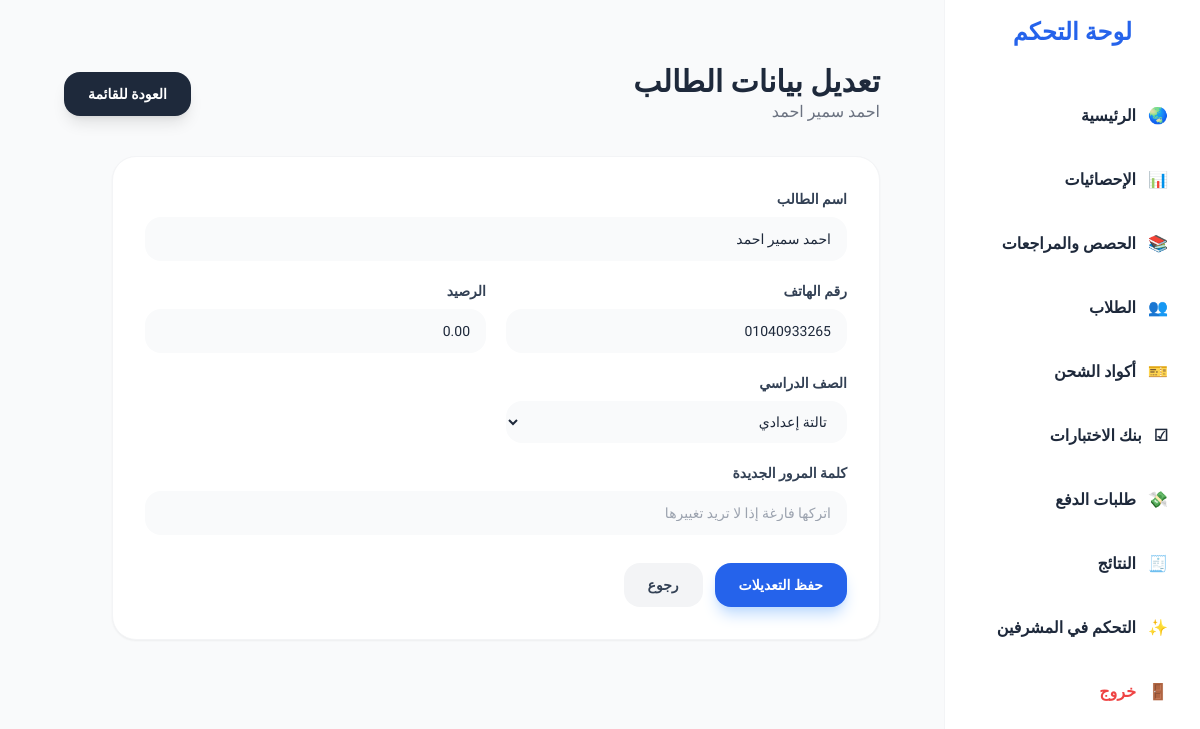
The page /admin/edit_student.php?id=113 (signed in) on the database its author committed.
### tables this page shows
CREATE TABLE `users` (
  `id` int(11) NOT NULL,
  `full_name` varchar(100) DEFAULT NULL,
  `phone` varchar(20) DEFAULT NULL,
  `password` varchar(255) DEFAULT NULL,
  `balance` decimal(10,2) DEFAULT 0.00,
  `role` enum('student','admin') DEFAULT 'student',
  `student_grade` int(11) DEFAULT 3,
  `avatar_url` varchar(255) DEFAULT NULL
);

### admin/edit_student.php (the view, shortened to what this page needs)
<?php
require_once 'header.php';
$id = (int) $_GET['id'];
$grades = [
    1 => 'أولى إعدادي',
    2 => 'تانية إعدادي',
    3 => 'تالتة إعدادي',
    4 => 'أولى ثانوي',
    5 => 'تانية ثانوي',
    6 => 'تالتة ثانوي'
];
$stmt = $pdo->prepare("SELECT * FROM users WHERE id = ? AND role = 'student' LIMIT 1");
$stmt->execute([$id]);
$student = $stmt->fetch(PDO::FETCH_ASSOC);
?>
<div class="flex-1 w-full max-w-full overflow-x-hidden p-4 md:p-8">
    <div class="mb-8 flex flex-col md:flex-row justify-between items-start md:items-center gap-4">
        <div>
            <h2 class="text-2xl md:text-3xl font-black text-slate-800 dark:text-white">تعديل بيانات الطالب</h2>
            <p class="text-gray-500 text-sm md:text-base">
                <?php echo htmlspecialchars($student['full_name']); ?>
            </p>
        </div>
        <a href="manage_students.php" class="bg-slate-800 hover:bg-slate-900 text-white px-6 py-3 rounded-2xl font-bold text-sm transition-all shadow-lg">
            العودة للقائمة
        </a>
    </div>
    <div class="bg-white dark:bg-slate-800 rounded-3xl shadow-sm border border-gray-100 dark:border-slate-700 p-6 md:p-8 max-w-3xl">
        <form method="POST" class="grid grid-cols-1 md:grid-cols-2 gap-5">
            <div class="md:col-span-2">
                <label class="block mb-2 text-sm font-bold text-slate-700 dark:text-slate-200">اسم الطالب</label>
                <input type="text" name="full_name"
                       value="<?php echo htmlspecialchars($student['full_name']); ?>"
                       class="w-full bg-gray-50 dark:bg-slate-900 border-none py-3 px-4 rounded-2xl text-sm focus:ring-2 focus:ring-blue-500 dark:text-white transition-all"
                       required>
            </div>
            <div>
                <label class="block mb-2 text-sm font-bold text-slate-700 dark:text-slate-200">رقم الهاتف</label>
                <input type="text" name="phone"
                       value="<?php echo htmlspecialchars($student['phone']); ?>"
                       class="w-full bg-gray-50 dark:bg-slate-900 border-none py-3 px-4 rounded-2xl text-sm focus:ring-2 focus:ring-blue-500 dark:text-white transition-all"
                       required>
            </div>
            <div>
                <label class="block mb-2 text-sm font-bold text-slate-700 dark:text-slate-200">الرصيد</label>
                <input type="number" step="0.01" name="balance"
                       value="<?php echo htmlspecialchars($student['balance']); ?>"
                       class="w-full bg-gray-50 dark:bg-slate-900 border-none py-3 px-4 rounded-2xl text-sm focus:ring-2 focus:ring-blue-500 dark:text-white transition-all"
                       required>
            </div>
            <div>
                <label class="block mb-2 text-sm font-bold text-slate-700 dark:text-slate-200">الصف الدراسي</label>
                <select name="student_grade"
                        class="w-full bg-gray-50 dark:bg-slate-900 border-none py-3 px-4 rounded-2xl text-sm focus:ring-2 focus:ring-blue-500 dark:text-white transition-all"
                        required>
                    <?php foreach ($grades as $val => $name): ?>
                        <option value="<?php echo $val; ?>" <?php echo ((int)$student['student_grade'] === $val) ? 'selected' : ''; ?>>
                            <?php echo $name; ?>
                        </option>
                    <?php endforeach; ?>
                </select>
            </div>
            <div class="md:col-span-2">
                <label class="block mb-2 text-sm font-bold text-slate-700 dark:text-slate-200">كلمة المرور الجديدة</label>
                <input type="password" name="password"
                       placeholder="اتركها فارغة إذا لا تريد تغييرها"
                       class="w-full bg-gray-50 dark:bg-slate-900 border-none py-3 px-4 rounded-2xl text-sm focus:ring-2 focus:ring-blue-500 dark:text-white transition-all">
            </div>
            <div class="md:col-span-2 flex flex-col sm:flex-row gap-3 pt-2">
                <button type="submit"
                        class="bg-blue-600 hover:bg-blue-700 text-white px-6 py-3 rounded-2xl font-bold text-sm transition-all shadow-lg shadow-blue-200 dark:shadow-none">
                    حفظ التعديلات
                </button>
                <a href="manage_students.php"
                   class="bg-gray-100 dark:bg-slate-700 text-slate-700 dark:text-slate-200 px-6 py-3 rounded-2xl font-bold text-sm transition-all text-center">
                    رجوع
                </a>
            </div>
        </form>
    </div>
</div>
<?php
echo "</main></div></body></html>";
?>

### admin/header.php (style rules this page uses)
body { font-family: 'IBM Plex Sans Arabic', sans-serif; }

### rows shown on the page
users: full_name "احمد سمير احمد", phone "01040933265", balance "0.00", student_grade "تالتة إعدادي"
